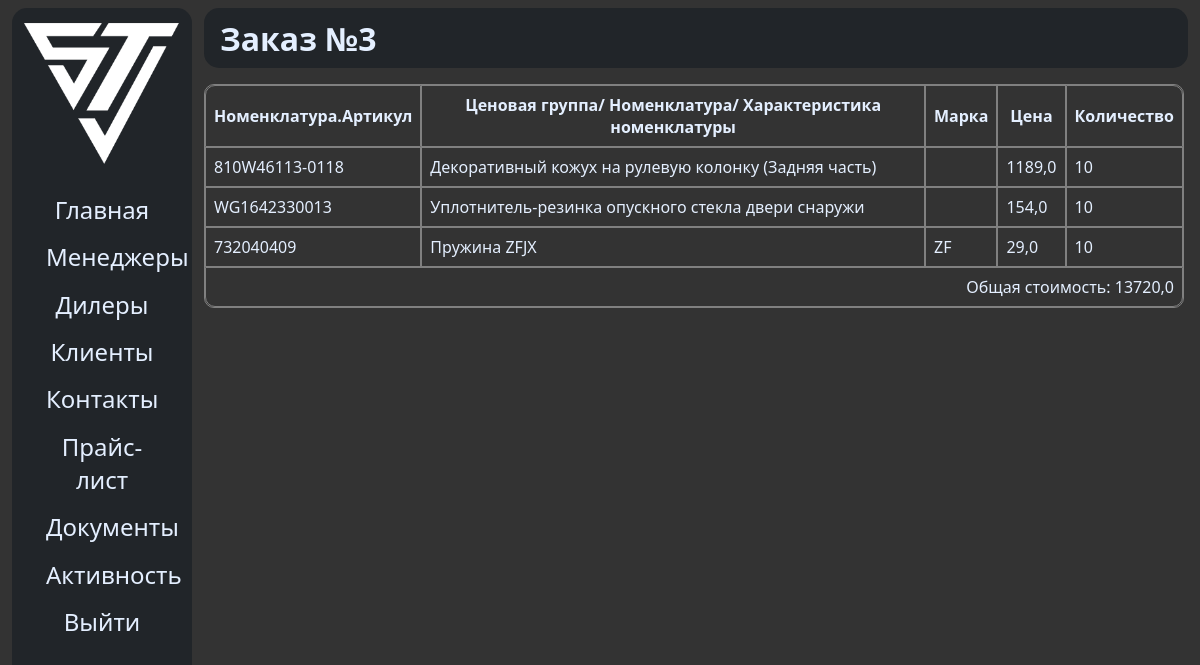
Page /orders/3 (signed in) on the committed database.
### sinotruk/models.py (models this page shows, shortened)
class Order(models.Model):
	user = models.ForeignKey(CustomUser, on_delete=models.CASCADE, verbose_name='Заказчик', related_name='orderer')
	date = models.DateTimeField(auto_now_add=True, null=True, blank=True)

class OrderItem(models.Model):
	order = models.ForeignKey(Order, on_delete=models.CASCADE, related_name='items')
	product = models.ForeignKey(Product, on_delete=models.CASCADE, related_name='items')
	count = models.PositiveIntegerField()

class Product(models.Model):
	serial_number = models.CharField(max_length=100, verbose_name='Номенклатурв')
	name = models.CharField(max_length=255, verbose_name='Ценовая группа/ Номенклатура/ Характеристика номенклатуры')
	count = models.IntegerField(verbose_name='Остаток')
	mark = models.CharField(verbose_name='Марка', max_length=255, null=True)
	price = models.FloatField(verbose_name='Цена')
	class Meta:
		verbose_name = 'Товар'
		verbose_name_plural = 'Товары'

### sinotruk/views.py (the view)
# urls.py: path('orders/<int:order_id>', order_detail),
def order_detail(request, order_id):
	if request.user.is_authenticated:
		order = Order.objects.get(id=order_id)
		items = OrderItem.objects.filter(order=order)
		total_price = sum([x.count * x.product.price for x in items])
		return render(request, 'main/order_detail.html', {
			'order': order,
			'items': items,
			'tp': total_price
		})
	return HttpResponseRedirect('/login')

### templates/main/order_detail.html (shortened to what this page needs)
{% extends 'main/base.html' %}
{% load static %}
{% block navbar %}
    <h1>Заказ №{{ order.id }}</h1>
{% endblock %}
{% block content %}
    <div class="my_orders_block">
        <table class="my_table">
            <thead>
                <tr>
                    <th>Номенклатура.Артикул</th>
                    <th>Ценовая группа/ Номенклатура/ Характеристика номенклатуры</th>
                    <th>Марка</th>
                    <th>Цена</th>
                    <th>Количество</th>
                </tr>
            </thead>
            <tbody>
                {% for prod in items %}
                    <tr>
                        <td>
                            {% if prod.product.serial_number %}
                                {{ prod.product.serial_number }}
                            {% endif %}
                        </td>
                        <td>
                            {% if prod.product.name %}
                                {{ prod.product.name }}
                            {% endif %}
                        </td>
                        <td>
                            {% if prod.product.mark %}
                                {{ prod.product.mark }}
                            {% endif %}
                        </td>
                        <td>
                            {% if prod.product.price %}
                                {{ prod.product.price }}
                            {% endif %}
                        </td>
                        <td>{{ prod.count }}</td>
                    </tr>
                {% endfor %}
                <tr>
                    <td colspan="5" style="text-align: end">Общая стоимость: {{ tp }}</td>
                </tr>
            </tbody>
        </table>
    </div>
{% endblock %}

### static/css/base.css (style rules this page uses)
:root { --bs-font-sans-serif: system-ui, -apple-system, "Segoe UI", Roboto, "Helvetica Neue", Arial, "Noto Sans", "Liberation Sans", sans-serif, "Apple Color Emoji", "Segoe UI Emoji", "Segoe UI Symbol", "Noto Color Emoji"; }
* { font-family: var(--bs-font-sans-serif); color: #e4efff; }
html, body { margin: 0; padding: 0; background-color: #333333; }
.navbar > h1 { margin-left: 1rem; }
table, tbody { width: 100%; margin: 0; padding: 0; }
table, thead, tbody, tr, th, td { border: 1px solid gray; }
th, td { padding: 0.5rem; }
.my_table { border-collapse: separate; border-spacing: 0; border: 1px solid gray; border-radius: 10px; -moz-border-radius: 10px; -webkit-border-radius: 10px; }
.my_table tr:first-of-type th:first-of-type { border-top-left-radius: 10px; }
.my_table tr:first-of-type th:last-of-type { border-top-right-radius: 10px; }
.my_table tr:last-of-type td:first-of-type { border-bottom-left-radius: 10px; }
.my_table tr:last-of-type td:last-of-type { border-bottom-right-radius: 10px; }

### rows in the picture
Order: id "3"
OrderItem: product.serial_number "810W46113-0118", product.name "Декоративный кожух на рулевую колонку (Задняя часть)", product.price "1189,0", count "10"
OrderItem: product.serial_number "WG1642330013", product.name "Уплотнитель-резинка опускного стекла двери снаружи", product.price "154,0", count "10"
OrderItem: product.serial_number "732040409", product.name "Пружина ZFJX", product.mark "ZF", product.price "29,0", count "10"

### other values in the picture
{{ tp }} "13720,0"
